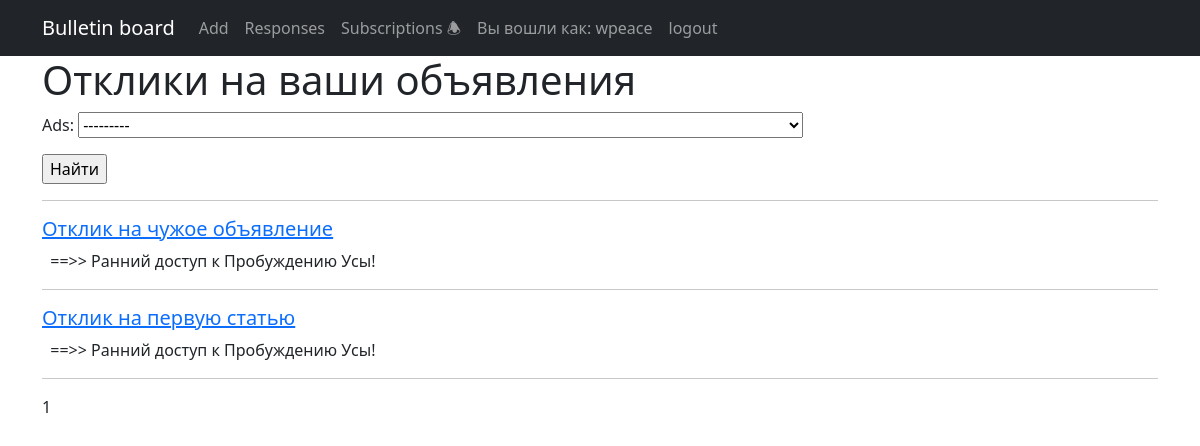
/responses/ (signed in), run on the app's committed database.
### ads/models.py (models this page shows, shortened)
class Response(models.Model):
    author = models.ForeignKey(User, on_delete=models.CASCADE)
    ads = models.ForeignKey(Ads, on_delete=models.CASCADE)
    text = models.TextField()
    status = models.BooleanField(default=False)

class Ads(models.Model):
    header = models.CharField(max_length=128)
    text = RichTextField()
    date_create = models.DateTimeField(auto_now_add=True)
    author = models.ForeignKey(User, on_delete=models.CASCADE)
    category = models.ForeignKey(Category, on_delete=models.CASCADE)
    def __str__(self):
        return self.header

### ads/views.py (the view)
# urls.py: path('responses/', ResponseList.as_view(), name='responses'),
class ResponseList(LoginRequiredMixin, ListView):
    model = Response
    ordering = 'id'
    template_name = 'response.html'
    context_object_name = 'responses'
    paginate_by = 5
    def get_queryset(self):
        queryset = super().get_queryset()
        self.filterset = ResponseFilter(self.request.GET, queryset)
        return self.filterset.qs.filter(ads__author=self.request.user)
    def get_context_data(self, **kwargs):
        context = super().get_context_data(**kwargs)
        context['filterset'] = self.filterset
        return context

### templates/response.html (shortened to what this page needs)
{% extends 'flatpages/default.html' %}
{% load custom_tags %}
{% block content %}
    <h1>Отклики на ваши объявления</h1>
       <form action="" method="get">
           {{ filterset.form.as_p }}
           <input type="submit" value="Найти" />
       </form>
        <hr>
    {% for response in responses %}
        {% if response.author == response.author %}
            <h5><a href="{% url 'response_detail' response.id %}">{{ response.text}}</a></h5>
            <p>&nbsp ==>> {{ response.ads }}</p>
            <hr>
        {% endif %}
    {% endfor %}
   {{ page_obj.number }}
{% endblock content %}

### templates/flatpages/default.html (shortened to what this page needs)
<!DOCTYPE html>
<html lang="en">
    <head>
        {% load static %}
        {% load account %}
        <link href="{% static 'css/styles.css' %}" rel="stylesheet" />
    </head>
    <body>
        <nav class="navbar navbar-expand-lg navbar-dark bg-dark static-top">
            <div class="container">
                <a class="navbar-brand" href="{% url 'ads_list' %}">Bulletin board</a>
                <div class="collapse navbar-collapse" id="navbarResponsive">
                    <ul class="navbar-nav ml-auto">
                        {% if user.is_authenticated %}
                            <li class="nav-item">
                                <a class="nav-link" href="{% url 'ad_create' %}">Add</a>
                            </li>
                            <li class="nav-item active">
                                <a class="nav-link" href="{% url 'responses' %}">Responses</a>
                            </li>
                            <li class="nav-item">
                                <a class="nav-link" href="{% url 'subscriptions' %}">Subscriptions 🕭</a>
                            </li>
                            <li class="nav-item">
                                <a class="nav-link" href="{% url 'account_email' %}">Вы вошли как: {% user_display user %}</a>
                            </li>
                            <li class="nav-item">
                                <a class="nav-link" href="{% url 'account_logout' %}">logout</a>
                            </li>
                        {% else %}
                            <li class="nav-item">
                                <a class="nav-link" href="{% url 'account_login' %}">login⎆</a>
                            </li>
                        {% endif %}
                    </ul>
                </div>
            </div>
        </nav>
        <div class="container">
            <div class="row">
                <div class="col-lg-12 text-start">
                    {% block content %}{% endblock content %}
                </div>
            </div>
        </div>
    </body>
</html>

### data on the page
Response: text "Отклик на чужое объявление", ads "Ранний доступ к Пробуждению Усы!"
Response: text "Отклик на первую статью", ads "Ранний доступ к Пробуждению Усы!"

### other printed values
{{ page_obj.number }} "1"
